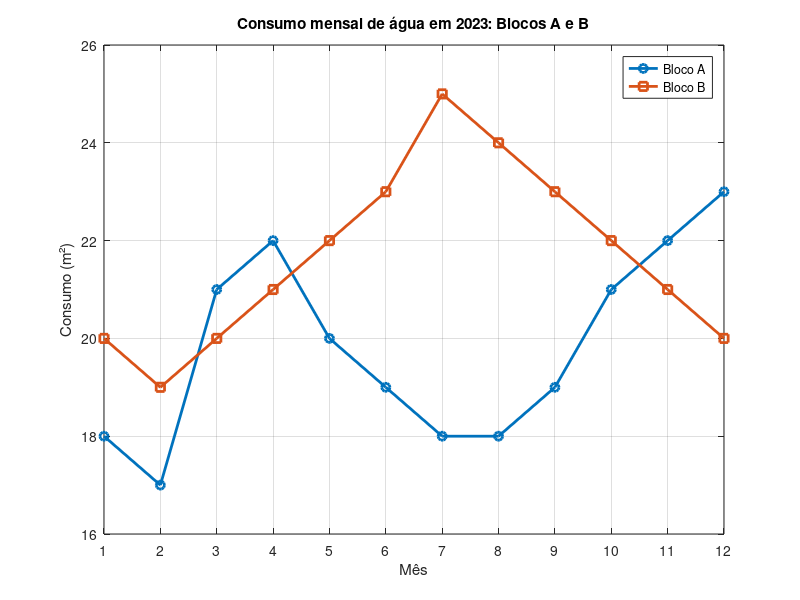

Write MATLAB code to recreate this figure. (Note: this script raises an error after producing the figure.)
meses = 1:12;
consumoA = [18, 17, 21, 22, 20, 19, 18, 18, 19, 21, 22, 23];
consumoB = [20, 19, 20, 21, 22, 23, 25, 24, 23, 22, 21, 20];

plot(meses, consumoA, "-o", "LineWidth", 2);
hold on;
plot(meses, consumoB, "-s", "LineWidth", 2);
hold off;

title("Consumo mensal de água em 2023: Blocos A e B");
xlabel("Mês");
ylabel("Consumo (m²)");
legend("Bloco A", "Bloco B");

grid on;
xticks(1:12);
xlim([1 12]);

totalA = sum(consumoA);
mediaA = mean(consumoA);

totalB = sum(consumoB);
mediaB = mean(consumoB);

fprintf("Total anual do Bloco A: %.1f m² | Media mensal = %.1f m²\n", totalA, mediaA);
fprintf("Total anual do Bloco A: %.1f m² | Media mensal = %.1f m²\n", totalB, mediaB);


diferencas = abs(consumoA - consumoB);
[maiorDif, mesDif] = max(diferencas);

hold on;
plot(mesDif, consumoA(mesDif), "ro", "MarkeSize", 10);
plot(mesDif, consumoB(mesDif), "ro", "MarkeSize", 10);
hold off;